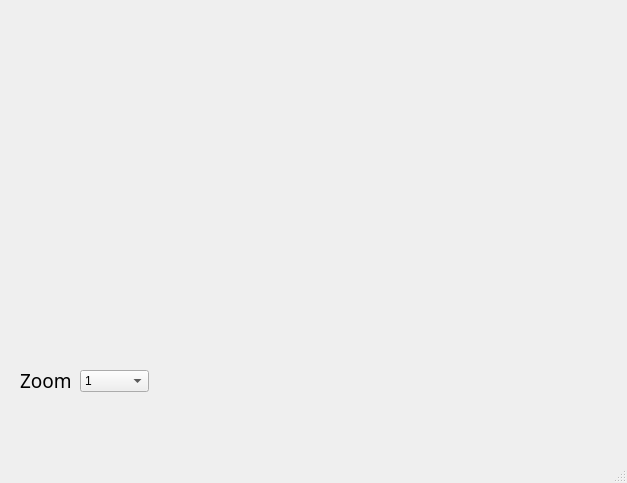
<?xml version="1.0" encoding="UTF-8"?>
<ui version="4.0">
 <class>MainWindow</class>
 <widget class="QMainWindow" name="MainWindow">
  <property name="geometry">
   <rect>
    <x>0</x>
    <y>0</y>
    <width>627</width>
    <height>483</height>
   </rect>
  </property>
  <property name="windowTitle">
   <string>MainWindow</string>
  </property>
  <widget class="QWidget" name="centralwidget">
   <widget class="QLabel" name="label">
    <property name="geometry">
     <rect>
      <x>20</x>
      <y>370</y>
      <width>51</width>
      <height>21</height>
     </rect>
    </property>
    <property name="font">
     <font>
      <family>3ds</family>
      <pointsize>14</pointsize>
     </font>
    </property>
    <property name="text">
     <string>Zoom</string>
    </property>
   </widget>
   <widget class="QComboBox" name="comboBox">
    <property name="geometry">
     <rect>
      <x>80</x>
      <y>370</y>
      <width>69</width>
      <height>22</height>
     </rect>
    </property>
    <item>
     <property name="text">
      <string>1</string>
     </property>
    </item>
    <item>
     <property name="text">
      <string>2</string>
     </property>
    </item>
    <item>
     <property name="text">
      <string>3</string>
     </property>
    </item>
    <item>
     <property name="text">
      <string>4</string>
     </property>
    </item>
    <item>
     <property name="text">
      <string>5</string>
     </property>
    </item>
    <item>
     <property name="text">
      <string>6</string>
     </property>
    </item>
    <item>
     <property name="text">
      <string>7</string>
     </property>
    </item>
    <item>
     <property name="text">
      <string>8</string>
     </property>
    </item>
    <item>
     <property name="text">
      <string>9</string>
     </property>
    </item>
    <item>
     <property name="text">
      <string>10</string>
     </property>
    </item>
    <item>
     <property name="text">
      <string>11</string>
     </property>
    </item>
    <item>
     <property name="text">
      <string>12</string>
     </property>
    </item>
    <item>
     <property name="text">
      <string>13</string>
     </property>
    </item>
    <item>
     <property name="text">
      <string>14</string>
     </property>
    </item>
    <item>
     <property name="text">
      <string>15</string>
     </property>
    </item>
    <item>
     <property name="text">
      <string>16</string>
     </property>
    </item>
    <item>
     <property name="text">
      <string>17</string>
     </property>
    </item>
    <item>
     <property name="text">
      <string>18</string>
     </property>
    </item>
    <item>
     <property name="text">
      <string>19</string>
     </property>
    </item>
    <item>
     <property name="text">
      <string>20</string>
     </property>
    </item>
   </widget>
  </widget>
  <widget class="QMenuBar" name="menubar">
   <property name="geometry">
    <rect>
     <x>0</x>
     <y>0</y>
     <width>627</width>
     <height>21</height>
    </rect>
   </property>
  </widget>
  <widget class="QStatusBar" name="statusbar"/>
 </widget>
 <resources/>
 <connections/>
</ui>
